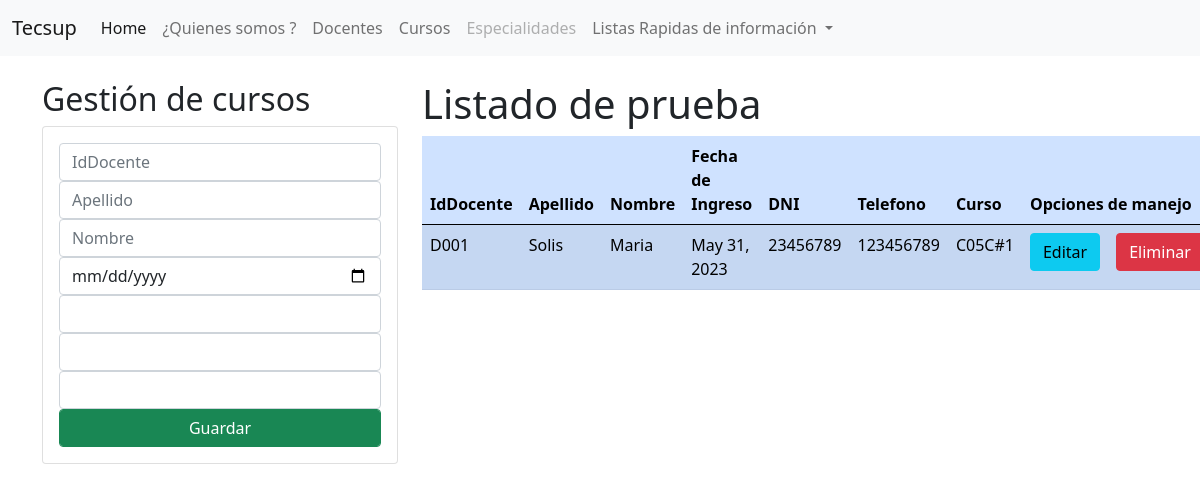
Page /docente on the committed database.
### Aplicaciones/Academico/models.py (models this page shows, shortened)
class Docente(models.Model):
    IdDocente = models.CharField(primary_key=True,max_length=6)
    Apellido = models.CharField(max_length=50)
    Nombre = models.CharField(max_length=50)
    FIngreso = models.DateField(auto_now_add=True)
    Dni = models.CharField(max_length=8)
    Telefono = models.IntegerField()
    Curso = models.ForeignKey(Curso, on_delete=models.CASCADE)

class Curso(models.Model):
    codigo=models.CharField(primary_key=True,max_length=6)
    nombre=models.CharField(max_length=50)
    creditos=models.PositiveIntegerField()
    def __str__(self):
        return f"{self.codigo}{self.nombre}{self.creditos}"

### Aplicaciones/Academico/views.py (the view)
# urls.py: path('docente',views.Docentes),
def Docentes(request):
    docentesListado=Docente.objects.all()
    return render(request,"GestionDocentes.html",{"docentes":docentesListado})

### Aplicaciones/Academico/Templates/GestionDocentes.html (shortened to what this page needs)
{% extends './base.html' %}
{% block body %}
<div class="row">
    <div class="col-sm-12 col-md-6 col-lg-4 col-xl-4">
        <h2>Gestión de cursos</h2>
        <div class="card">
            <div class="card-body">
                <form action="docente/registrardocente" method="POST">
                    <div class="form-group">
                        <input class="form-control" type="text" id="txtIdDocente" name="txtIdDocente" placeholder="IdDocente">
                    </div>
                    <div class="form-group">
                        <input class="form-control" type="text" id="txtApellido" name="txtApellido" placeholder="Apellido">
                    </div>
                    <div class="form-group">
                        <input class="form-control" type="text" id="txtNombre" name="txtNombre" placeholder="Nombre">
                    </div>
                    <div class="form-group">
                        <input class="form-control" type="date" id="dateFIngreso" name="dateFIngreso" >
                    </div>
                    <div class="form-group">
                        <input class="form-control" type="text" id="txtDni" name="txtDni" >
                    </div>
                    <div class="form-group">
                        <input class="form-control" type="number" id="numTelefono" name="numTelefono">
                    </div>
                    <div class="form-group">
                        <select class="form-control" id="sCurso" name="sCurso">
                            {% for d in docentes %}
                                <option value="{{ d.curso }}">{{ d.curso.nombre }}</option>
                            {% endfor %}
                        </select>
                    </div>
                    <div class="form-group">
                        <button class="form-control btn btn-success" type="submit">Guardar</button>
                    </div>
                </form>
            </div>
        </div>
    </div>
    <div class="col-sm-12 col-md-6 col-lg-8 col-xl-8">
        <h1>Listado de prueba</h1>
        <table class="table table-primary table-striped">
            <thead>
                <tr>
                    <th>IdDocente</th>
                    <th>Apellido</th>
                    <th>Nombre</th>
                    <th>Fecha de Ingreso</th>
                    <th>DNI</th>
                    <th>Telefono</th>
                    <th>Curso</th>
                    <th colspan="2">Opciones de manejo</th>
                </tr>
            </thead>
            <tbody>
                {% for d in docentes %}
                    <tr>
                        <td>{{d.IdDocente}}</td>
                        <td>{{d.Apellido}}</td>
                        <td>{{d.Nombre}}</td>
                        <td>{{d.FIngreso}}</td>
                        <td>{{d.Dni}}</td>
                        <td>{{d.Telefono}}</td>
                        <td>{{d.Curso}}</td>
                        <td><a href="curso/ediciondocente/{{d.IdDocente}}" class="btn btn-info">Editar</a></td>
                        <td><a href="curso/eliminardocente/{{d.IdDocente}}" class="btn btn-danger">Eliminar</a></td>
                    </tr>
                {% endfor %}
            </tbody>
        </table>
    </div>
</div>
{% endblock %}

### rows in the picture
Docente: IdDocente "D001", Apellido "Solis", Nombre "Maria", FIngreso "May 31, 2023", Dni "23456789", Telefono "123456789", Curso "C05C#1"
